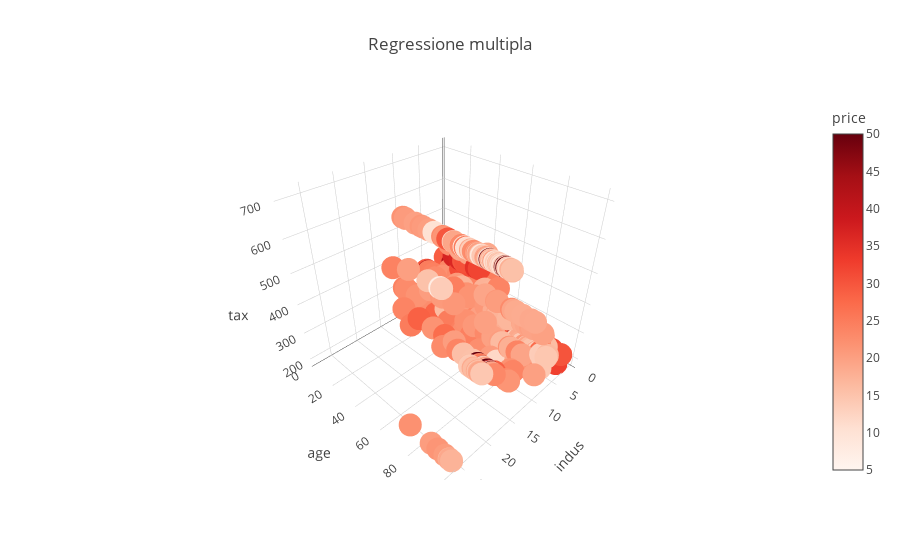

Here is the notebook cell this chart was saved with:
### Code cell
# Creates a 3D scatter plot of the data, with Sales as the color variable and TV, Radio, and Newspaper as the axes

import plotly.express as px

fig = px.scatter_3d(df, x='indus', y='age', z='tax', color='price', color_continuous_scale='Reds', title='Regressione multipla')
fig.update_layout(
    scene=dict(
        xaxis_title='indus',
        yaxis_title='age',
        zaxis_title='tax'
    )
)

fig.show()

### Figure 1 — Plotly figure (JSON) as saved in the notebook; plotly's stock layout.template omitted (floating-point values rounded to 4 significant figures; data arrays with more than 128 entries replaced by an {"elided": "..."} marker saying what was removed)
{"data": [{"hovertemplate": "indus=%{x}<br>age=%{y}<br>tax=%{z}<br>price=%{marker.color}<extra></extra>", "legendgroup": "", "marker": {"color": {"elided": "506 float values"}, "coloraxis": "coloraxis", "symbol": "circle"}, "mode": "markers", "name": "", "scene": "scene", "showlegend": false, "type": "scatter3d", "x": {"elided": "506 float values"}, "y": {"elided": "506 float values"}, "z": {"elided": "506 int values"}}], "layout": {"coloraxis": {"colorbar": {"title": {"text": "price"}}, "colorscale": [[0, "rgb(255,245,240)"], [0.125, "rgb(254,224,210)"], [0.25, "rgb(252,187,161)"], [0.375, "rgb(252,146,114)"], [0.5, "rgb(251,106,74)"], [0.625, "rgb(239,59,44)"], [0.75, "rgb(203,24,29)"], [0.875, "rgb(165,15,21)"], [1, "rgb(103,0,13)"]]}, "legend": {"tracegroupgap": 0}, "scene": {"domain": {"x": [0, 1], "y": [0, 1]}, "xaxis": {"title": {"text": "indus"}}, "yaxis": {"title": {"text": "age"}}, "zaxis": {"title": {"text": "tax"}}}, "title": {"text": "Regressione multipla"}}}
